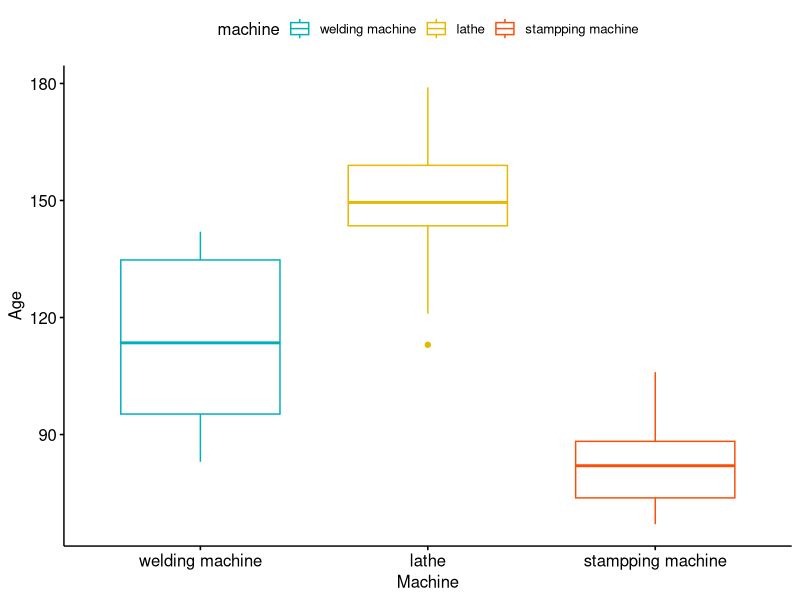

Recreate this plot in R.
## Pre-class assignment
data<-read.csv("Machine_Breakdowns.csv")
model<-lm(data$Cost.of.Repairs ~  data$Age.of.machine + data$Machine, data = data)
# model with interaction effects
model<-lm(data$Cost.of.Repairs ~  data$Age.of.machine + data$Age.of.machine:data$Machine, data = data)
summary(model)
           
#One-way anova test
means.data<-data.frame(age=data$Age.of.machine, machine=data$Machine)
library(dplyr)
group_by(means.data, machine) %>%
  summarise(
    count = n(),
    mean = mean(age, na.rm = TRUE),
    sd = sd(age, na.rm = TRUE)
  )

library("ggpubr")
ggboxplot(means.data, x = "machine", y = "age", 
          color = "machine", palette = c("#00AFBB", "#E7B800", "#FC4E07"),
          order = levels(means.data$machine),
          ylab = "Age", xlab = "Machine")

res.aov <- aov(age ~ machine, data = means.data)
summary(res.aov)
#since P-value is low, reject the null hypothesis of equal means
